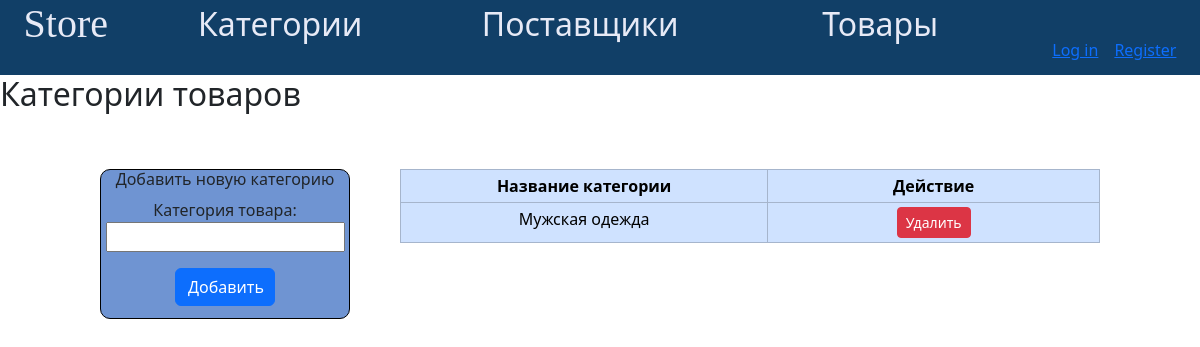
/categories_list/, run on an earlier commit of the app's database.
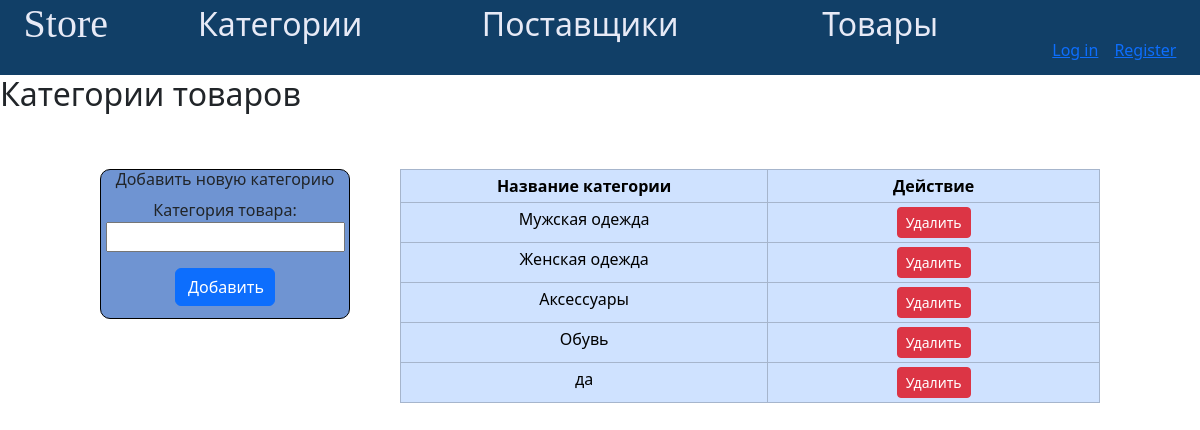
And on a later commit of the database.
### app_store/models.py (models this page shows, shortened)
class GoodCategory(models.Model):
    name = models.CharField(verbose_name='категория товара', max_length=50,
                            db_index=True)
    class Meta:
        db_table = 'category'
        verbose_name = 'категория'
        verbose_name_plural = 'категории'

### app_store/views.py (the view, shortened to what this page needs)
# urls.py: path('categories_list/', GoodCategoryListView.as_view(), name='categories_list'),
class GoodCategoryListView(View):
    def get(self, request):
        categories = GoodCategory.objects.all()
        form = GoodCategoryForm()
        return render(request, 'app_store/categories_list.html', {'categories': categories, 'form': form})

### app_store/forms.py
class GoodCategoryForm(forms.ModelForm):
    class Meta:
        model = GoodCategory
        fields = ['name']

### app_store/templates/app_store/categories_list.html (shortened to what this page needs)
{% extends 'app_store/base.html' %}
{% load static %}
{% block links %}
  <link rel="stylesheet" type="text/css" href="{% static 'app_store/css/style1.css' %}">
  <link rel="stylesheet" href="https://cdn.jsdelivr.net/npm/bootstrap@5.3.2/dist/css/bootstrap.min.css">
{% endblock %}
{% block content %}
  <h2>Категории товаров</h2>
  <div style="display: flex; margin: 0 auto; width: 1000px;">
    <div class="addСategory mt-5">
      <h6>Добавить новую категорию</h6>
      <form method="post" action="{% url 'categories_list' %}">
        {{ form.as_p }}
        <button type="submit" style="width: 100px;" class="btn btn-primary">Добавить</button>
      </form>
    </div>
    <div class="smallTableContainer">
      <table class="table mt-5 table-sm table-primary table-hover table-bordered text-center">
        <thead>
          <tr>
            <th>Название категории</th>
            <th>Действие</th>
          </tr>
        </thead>
        <tbody>
          {% for category in categories %}
            <tr>
              <td>{{ category.name }}</td>
              <td>
                <form method="post" action="{% url 'delete_category' category.id %}" style="display: inline;">
                <button type="submit" class="btn btn-danger btn-sm">Удалить</button>
              </form>
              </td>
            </tr>
          {% empty %}
            <tr>
              <td>Нет категорий</td>
            </tr>
          {% endfor %}
        </tbody>
      </table>
    </div>
  </div>
{% endblock %}

What changed in the data, as far as the page shows it:
added GoodCategory: name "Женская одежда"
added GoodCategory: name "Аксессуары"
added GoodCategory: name "Обувь"
added GoodCategory: name "да"
